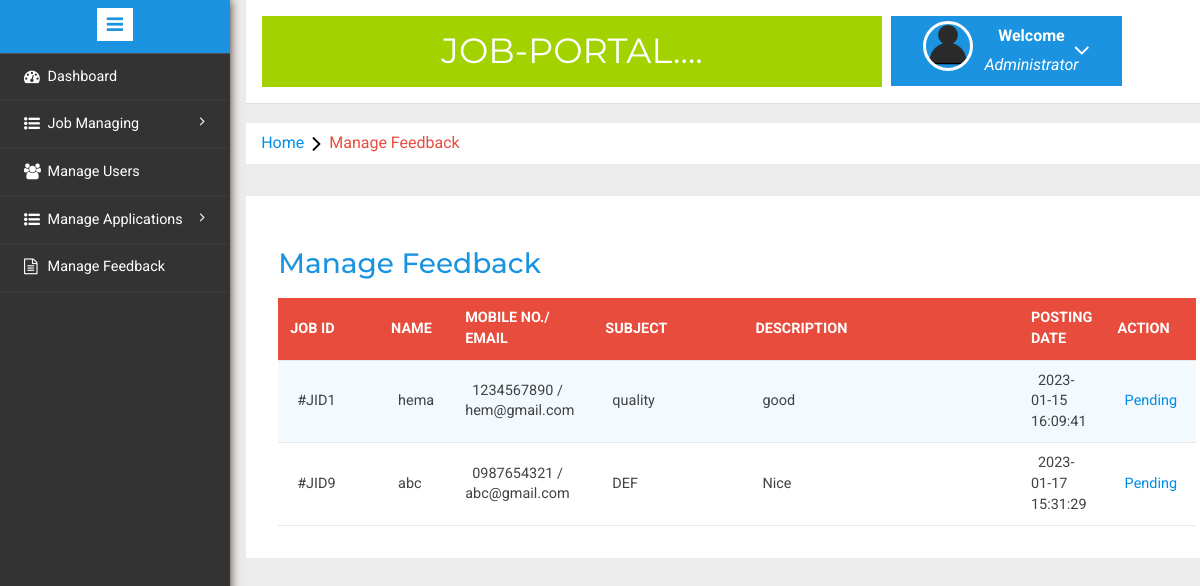
Page /job/admin/manage-enquires.php (signed in) on the committed database.
### tables this page shows
CREATE TABLE `feedback` (
  `id` int(11) NOT NULL,
  `FullName` varchar(100) DEFAULT NULL,
  `EmailId` varchar(100) DEFAULT NULL,
  `MobileNumber` char(10) DEFAULT NULL,
  `Subject` varchar(100) DEFAULT NULL,
  `Description` mediumtext DEFAULT NULL,
  `PostingDate` timestamp NULL DEFAULT current_timestamp(),
  `Status` int(1) DEFAULT NULL
);

### job/admin/manage-enquires.php (the view, shortened to what this page needs)
<?php
include('includes/config.php');
if(strlen($_SESSION['alogin'])==0)
	{
header('location:index.php');
}
else{
	?>
<!DOCTYPE HTML>
<html>
<head>
<link href="css/bootstrap.min.css" rel='stylesheet' type='text/css' />
<link href="css/style.css" rel='stylesheet' type='text/css' />
<link rel="stylesheet" href="css/morris.css" type="text/css"/>
<link href="css/font-awesome.css" rel="stylesheet">
<link rel="stylesheet" type="text/css" href="css/table-style.css" />
<link rel="stylesheet" type="text/css" href="css/basictable.css" />
<link rel="stylesheet" href="css/icon-font.min.css" type='text/css' />
</head>
<body>
   <div class="page-container">
<div class="left-content">
	   <div class="mother-grid-inner">
				<?php include('includes/header.php');?>
				</div>
<ol class="breadcrumb">
                <li class="breadcrumb-item"><a href="index.html">Home</a><i class="fa fa-angle-right"></i>Manage Feedback</li>
            </ol>
<div class="agile-grids">
				<div class="agile-tables">
					<div class="w3l-table-info">
					  <h2>Manage Feedback</h2>
					    <table id="table">
						<thead>
						  <tr>
						  <th>Job id</th>
							<th>Name</th>
							<th>Mobile No./ Email</th>
							<th>Subject </th>
							<th>Description </th>
							<th>Posting date </th>
							<th>Action </th>
						  </tr>
						</thead>
						<tbody>
<?php $sql = "SELECT * from feedback";
$query = $dbh -> prepare($sql);
$query->execute();
$results=$query->fetchAll(PDO::FETCH_OBJ);
if($query->rowCount() > 0)
{
foreach($results as $result)
{				?>
						  <tr>
							<td width="120">#JID<?php echo htmlentities($result->id);?></td>
							<td width="50"><?php echo htmlentities($result->FullName);?></td>
								<td width="50"><?php echo htmlentities($result->MobileNumber);?> /<br />
								<?php echo $result->EmailId;?></td>
							<td width="200"><?php echo htmlentities($result->Subject);?></a></td>
							<td width="400"><?php echo htmlentities($result->Description);?></td>
								<td width="50"><?php echo htmlentities($result->PostingDate);?></td>
								<?php if($result->Status==1)
{
	?><td>Read</td>
<?php } else {?>
<td><a href="manage-enquires.php?eid=<?php echo htmlentities($result->id);?>" onclick="return confirm('Do you really want to read')" >Pending</a>
</td>
<?php } ?>
</tr>
						 <?php } }?>
						</tbody>
					  </table>
					</div>
			</div>
</div>
</div>
						<?php include('includes/sidebarmenu.php');?>
							</div>
</body>
</html>
<?php } ?>

### job/admin/css/table-style.css (style rules this page uses)
table { background: white; border-collapse: collapse; margin: 1.25em 0 0; width: 100%; }
table tr, table th, table td { border: none; border-bottom: 1px solid #e8e8e8; font-size: .95em; }
table th, table td { padding: 10px 12px; text-align: left; }
table th { background: #e74c3c; color: #fff; text-transform: uppercase; }
table tr td { background: #f3faff; color: #424242; }
table tr:nth-of-type(2n+2) td { background: #ffffff; }
table { width: 100%; }

### rows in the picture
feedback: id "1", FullName "hema", MobileNumber "1234567890", EmailId "hem@gmail.com", Subject "quality", Description "good", PostingDate "2023-01-15 16:09:41"
feedback: id "9", FullName "abc", MobileNumber "0987654321", EmailId "abc@gmail.com", Subject "DEF", Description "Nice", PostingDate "2023-01-17 15:31:29"
